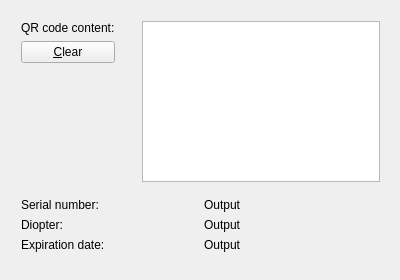
<?xml version="1.0" encoding="UTF-8"?>
<ui version="4.0">
 <class>CodeReaderWidget</class>
 <widget class="QWidget" name="CodeReaderWidget">
  <property name="geometry">
   <rect>
    <x>0</x>
    <y>0</y>
    <width>400</width>
    <height>280</height>
   </rect>
  </property>
  <property name="minimumSize">
   <size>
    <width>400</width>
    <height>280</height>
   </size>
  </property>
  <property name="maximumSize">
   <size>
    <width>400</width>
    <height>280</height>
   </size>
  </property>
  <property name="windowTitle">
   <string>CodeReaderWidget</string>
  </property>
  <widget class="QWidget" name="layoutWidget">
   <property name="geometry">
    <rect>
     <x>10</x>
     <y>10</y>
     <width>381</width>
     <height>262</height>
    </rect>
   </property>
   <layout class="QVBoxLayout" name="verticalLayout">
    <item>
     <layout class="QHBoxLayout" name="horizontalLayout">
      <item>
       <layout class="QVBoxLayout" name="verticalLayout_2">
        <item>
         <widget class="QLabel" name="seriaNumberLabel">
          <property name="text">
           <string>QR code content:</string>
          </property>
          <property name="buddy">
           <cstring>qrCodeInput</cstring>
          </property>
         </widget>
        </item>
        <item>
         <widget class="QPushButton" name="clearBtn">
          <property name="text">
           <string>&amp;Clear</string>
          </property>
         </widget>
        </item>
        <item>
         <spacer name="verticalSpacer_3">
          <property name="orientation">
           <enum>Qt::Vertical</enum>
          </property>
          <property name="sizeHint" stdset="0">
           <size>
            <width>20</width>
            <height>40</height>
           </size>
          </property>
         </spacer>
        </item>
       </layout>
      </item>
      <item>
       <spacer name="horizontalSpacer">
        <property name="orientation">
         <enum>Qt::Horizontal</enum>
        </property>
        <property name="sizeHint" stdset="0">
         <size>
          <width>40</width>
          <height>20</height>
         </size>
        </property>
       </spacer>
      </item>
      <item>
       <widget class="QPlainTextEdit" name="qrCodeInput">
        <property name="minimumSize">
         <size>
          <width>0</width>
          <height>145</height>
         </size>
        </property>
       </widget>
      </item>
     </layout>
    </item>
    <item>
     <spacer name="verticalSpacer">
      <property name="orientation">
       <enum>Qt::Vertical</enum>
      </property>
      <property name="sizeHint" stdset="0">
       <size>
        <width>20</width>
        <height>40</height>
       </size>
      </property>
     </spacer>
    </item>
    <item>
     <layout class="QHBoxLayout" name="horizontalLayout_2">
      <item>
       <widget class="QLabel" name="label">
        <property name="text">
         <string>Serial number:</string>
        </property>
       </widget>
      </item>
      <item>
       <widget class="QLabel" name="serialNumberOuput">
        <property name="text">
         <string>Output</string>
        </property>
       </widget>
      </item>
     </layout>
    </item>
    <item>
     <layout class="QHBoxLayout" name="horizontalLayout_4">
      <item>
       <widget class="QLabel" name="label_3">
        <property name="text">
         <string>Diopter:</string>
        </property>
       </widget>
      </item>
      <item>
       <widget class="QLabel" name="diopterOutput">
        <property name="text">
         <string>Output</string>
        </property>
       </widget>
      </item>
     </layout>
    </item>
    <item>
     <layout class="QHBoxLayout" name="horizontalLayout_3">
      <item>
       <widget class="QLabel" name="label_2">
        <property name="text">
         <string>Expiration date:</string>
        </property>
       </widget>
      </item>
      <item>
       <widget class="QLabel" name="expirationDateOutput">
        <property name="text">
         <string>Output</string>
        </property>
       </widget>
      </item>
     </layout>
    </item>
    <item>
     <spacer name="verticalSpacer_2">
      <property name="orientation">
       <enum>Qt::Vertical</enum>
      </property>
      <property name="sizeHint" stdset="0">
       <size>
        <width>20</width>
        <height>40</height>
       </size>
      </property>
     </spacer>
    </item>
   </layout>
  </widget>
 </widget>
 <layoutdefault spacing="6" margin="11"/>
 <resources/>
 <connections/>
</ui>
